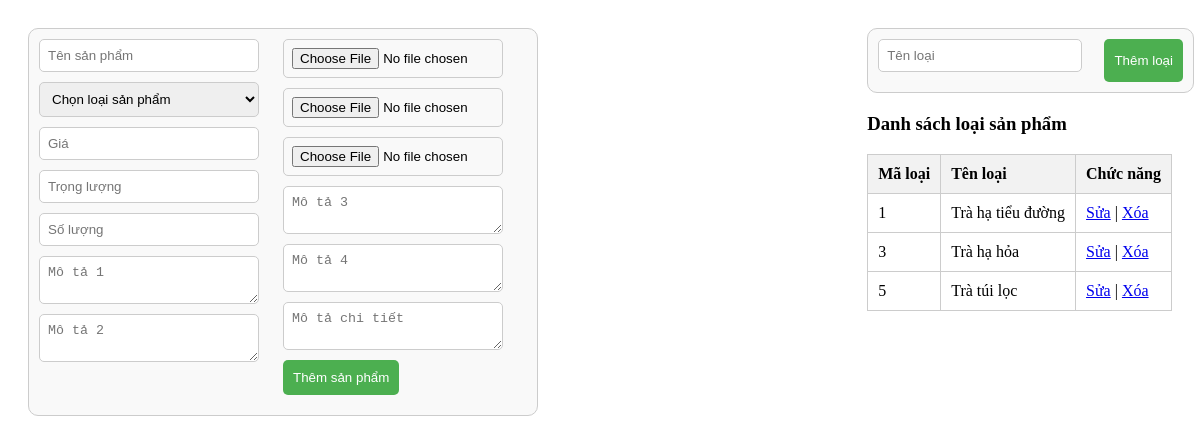
The app's page /backend/quanlysanpham/themsanpham.php with its own data.
### tables this page shows
CREATE TABLE `loaisanpham` (
  `maloai` int(11) NOT NULL,
  `tenloai` varchar(100) NOT NULL
);

### backend/quanlysanpham/themsanpham.php (the view, shortened to what this page needs)
<?php
$servername = "localhost";
$username = "root";
$password = "";
$dbname = "qltra";
$port ='3406';
$conn = new mysqli($servername, $username, $password, $dbname, $port);
?>
<div class="container">
    <div class="left">
        <form action="" method="POST" enctype="multipart/form-data">
            <div class="left">
            <div>
                <input type="text" name="tensanpham" placeholder="Tên sản phẩm" required>
            </div>
            <div>
                <select name="tenloai" required>
                    <option value="">Chọn loại sản phẩm</option>
                </select>
            </div>
            <div>
                <input type="number" step="0.01" name="gia" placeholder="Giá" required>
            </div>
            <div>
                <input type="number" step="0.01" name="trongluong" placeholder="Trọng lượng" required>
            </div>
            <div>
                <input type="number" name="soluong" placeholder="Số lượng" required>
            </div>
            <div>
                <textarea name="mota1" placeholder="Mô tả 1"></textarea>
            </div>
            <div>
                <textarea name="mota2" placeholder="Mô tả 2"></textarea>
            </div>
            </div>
            <div class="right">
            <div>
                <input type="file" name="hinhanh1">
            </div>
            <div>
                <input type="file" name="hinhanh2">
            </div>
            <div>
                <input type="file" name="hinhanh3">
            </div>
            <div>
                <textarea name="mota3" placeholder="Mô tả 3"></textarea>
            </div>
            <div>
                <textarea name="mota4" placeholder="Mô tả 4"></textarea>
            </div>
            <div>
                <textarea name="motachitiet" placeholder="Mô tả chi tiết"></textarea>
            </div>
            <di>
            <input type="submit" value="Thêm sản phẩm">
            </di>
            </div>
        </form>
    </div>
    <div class="right">
        <form action="" method="POST">
            <div>
                <input type="text" name="tenloai" placeholder="Tên loại" required>
            </div>
            <input type="submit" name="add_loai" value="Thêm loại">
        </form>
        <h3>Danh sách loại sản phẩm</h3>
        <table>
            <tr>
                <th>Mã loại</th>
                <th>Tên loại</th>
                <th>Chức năng</th>
            </tr>
            <?php
            $result = $conn->query("SELECT * FROM loaisanpham");
            if ($result->num_rows > 0) {
                while ($row = $result->fetch_assoc()) {
                    echo "<tr>
                            <td>{$row['maloai']}</td>
                            <td>{$row['tenloai']}</td>
                            <td>
                                <a href='edit_loaisanpham.php?maloai={$row['maloai']}'>Sửa</a> |
                                <a href='?delete={$row['maloai']}' onclick='return confirm(\"Bạn có chắc chắn muốn xóa?\")'>Xóa</a>
                            </td>
                          </tr>";
                }
            } else {
                echo "<tr><td colspan='3'>Không có loại sản phẩm nào</td></tr>";
            }
            ?>
        </table>
    </div>
</div>

### backend/quanlysanpham/themsanpham.php (style rules this page uses)
.container { display: flex; justify-content: space-between; padding: 20px; gap: 20px; }
form { width:100%; display:flex; padding: 10px; background-color: #f9f9f9; border: 1px solid #ccc; border-radius: 10px; margin-bottom: 20px; }
form div { display: flex; flex-direction: column; margin-bottom: 10px; width:100%; }
form input[type="text"], form input[type="number"], form select, form textarea, form input[type="file"] { padding: 8px; border: 1px solid #ccc; border-radius: 5px; width: 90%; }
form input[type="submit"] { padding: 10px; background-color: #4CAF50; color: white; border: none; border-radius: 5px; cursor: pointer; }
table { width: 100%; border-collapse: collapse; }
table, th, td { border: 1px solid #ccc; padding: 10px; }
th, td { text-align: left; }
th { background-color: #f2f2f2; }
form div { width: 100%; }
form div.left, form div.right { display: flex; flex-direction: column; }

### records on screen
loaisanpham: maloai "1", tenloai "Trà hạ tiểu đường"
loaisanpham: maloai "3", tenloai "Trà hạ hỏa"
loaisanpham: maloai "5", tenloai "Trà túi lọc"
